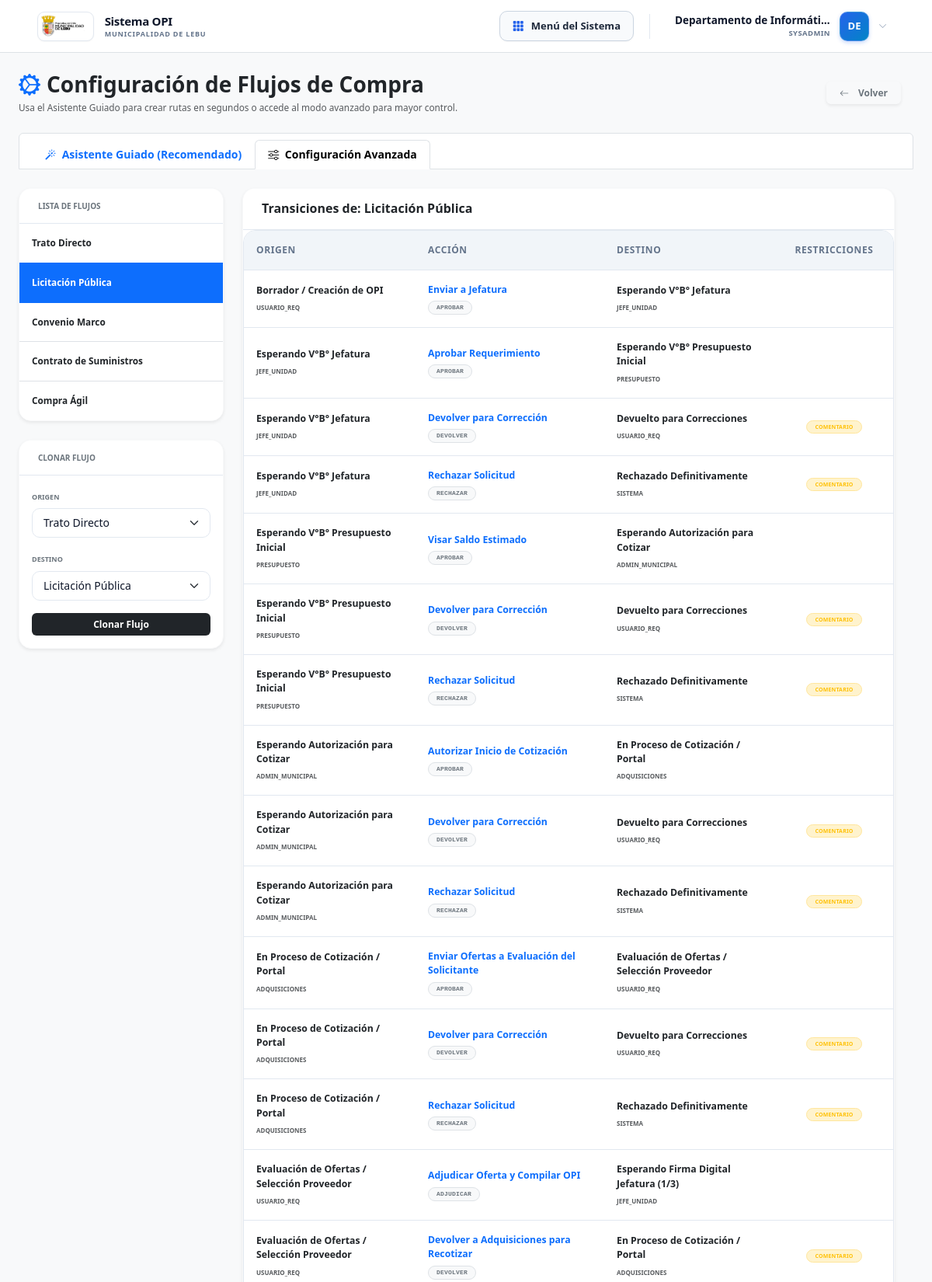
The page /mantenedor_flujos.php?tipo=3&tab=advanced (signed in, upper part) on the database its author committed.
### tables this page shows
CREATE TABLE `tipos_compra` (
  `id` int NOT NULL AUTO_INCREMENT,
  `codigo` varchar(50) NOT NULL,
  `nombre` varchar(150) NOT NULL,
  `limite_utm` decimal(10,2) DEFAULT NULL,
  `activo` tinyint(1) DEFAULT '1',
  `requiere_cotizacion` tinyint(1) DEFAULT '0',
  PRIMARY KEY (`id`)
);

CREATE TABLE `flujos_definicion` (
  `id` int NOT NULL AUTO_INCREMENT,
  `tipo_compra_id` int NOT NULL,
  `estado_actual` varchar(50) NOT NULL,
  `rango_utm_id` int DEFAULT NULL,
  `monto_min_utm` decimal(10,2) DEFAULT NULL,
  `monto_max_utm` decimal(10,2) DEFAULT NULL,
  `requiere_archivo` tinyint(1) DEFAULT '0',
  `accion_codigo` varchar(50) NOT NULL,
  `accion_label` varchar(100) NOT NULL,
  `estado_destino` varchar(50) NOT NULL,
  `requiere_comentario` tinyint(1) DEFAULT '0',
  PRIMARY KEY (`id`),
  KEY `fk_flujos_tipo` (`tipo_compra_id`),
  KEY `fk_flujos_est_act` (`estado_actual`),
  KEY `fk_flujos_est_dest` (`estado_destino`),
  CONSTRAINT `fk_flujos_est_act` FOREIGN KEY (`estado_actual`) REFERENCES `estados_tramite` (`codigo`) ON DELETE CASCADE,
  CONSTRAINT `fk_flujos_est_dest` FOREIGN KEY (`estado_destino`) REFERENCES `estados_tramite` (`codigo`) ON DELETE CASCADE,
  CONSTRAINT `fk_flujos_tipo` FOREIGN KEY (`tipo_compra_id`) REFERENCES `tipos_compra` (`id`) ON DELETE CASCADE
);

CREATE TABLE `estados_tramite` (
  `codigo` varchar(50) NOT NULL,
  `nombre` varchar(100) NOT NULL,
  `rol_responsable` varchar(50) NOT NULL,
  `descripcion` varchar(255) DEFAULT NULL,
  PRIMARY KEY (`codigo`)
);

### mantenedor_flujos.php (the view, shortened to what this page needs)
<?php
require_once __DIR__ . '/config.php';
$tipo_seleccionado_id = $_GET['tipo'] ?? null;
$tipos_compra = $pdo->query("SELECT * FROM tipos_compra WHERE activo = 1 ORDER BY id ASC")->fetchAll();
$estados_raw = $pdo->query("SELECT * FROM estados_tramite ORDER BY rol_responsable ASC, nombre ASC")->fetchAll();
$mapa_estados = [];
foreach ($estados_raw as $e) {
    $mapa_estados[$e['codigo']] = $e;
}
$flujos_raw = [];
if ($tipo_seleccionado_id) {
    $stmtF = $pdo->prepare("SELECT * FROM flujos_definicion WHERE tipo_compra_id = ?");
    $stmtF->execute([$tipo_seleccionado_id]);
    $flujos_raw = $stmtF->fetchAll();
}
?>
<!DOCTYPE html>
<html lang="es" data-bs-theme="light">
<head>
    <?php
    include __DIR__ . '/head.php';
    ?>
</head>
<body class="bg-light text-slate-800 font-sans d-flex flex-column min-vh-100">
    <?php include __DIR__ . '/nav.php'; ?>
    <div class="container mt-4 px-3 px-md-4">
        <div class="row align-items-center mb-4 g-3">
            <div class="col-12 col-md">
                <h1 class="h3 fw-bold text-dark mb-1 d-flex align-items-center gap-2">
                    <i class="bi bi-gear-wide-connected text-primary"></i>
                    Configuración de Flujos de Compra
                </h1>
                <p class="text-muted small mb-0">Usa el Asistente Guiado para crear rutas en segundos o accede al modo avanzado para mayor control.</p>
            </div>
            <div class="col-12 col-md-auto text-start text-md-end">
                <a href="mis_solicitudes.php" class="btn btn-outline-secondary btn-sm px-3 shadow-sm font-bold">
                    <i class="bi bi-arrow-left me-1"></i> Volver
                </a>
            </div>
        </div>
        <ul class="nav nav-tabs mb-4 bg-white rounded-top border px-3 pt-2">
            <li class="nav-item">
                <button onclick="switchTab('wizard')" id="btn-tab-wizard" class="nav-link active fw-bold text-sm">
                    <i class="bi bi-magic me-1"></i> Asistente Guiado (Recomendado)
                </button>
            </li>
            <li class="nav-item">
                <button onclick="switchTab('advanced')" id="btn-tab-advanced" class="nav-link fw-bold text-sm">
                    <i class="bi bi-sliders me-1"></i> Configuración Avanzada
                </button>
            </li>
        </ul>
        <div id="panel-advanced" class="tab-panel d-none">
            <div class="row g-4">
                <div class="col-lg-3">
                    <div class="card shadow-sm border-light mb-4">
                        <div class="card-header bg-white py-3">
                            <h6 class="fw-bold mb-0 text-secondary small text-uppercase" style="font-size: 10px;">Lista de Flujos</h6>
                        </div>
                        <div class="list-group list-group-flush">
                            <?php foreach($tipos_compra as $tc): ?>
                                <a href="?tipo=<?= $tc['id'] ?>&tab=advanced" class="list-group-item list-group-item-action py-3 small fw-bold <?= $tc['id'] == $tipo_seleccionado_id ? 'active' : '' ?>">
                                    <?= htmlspecialchars($tc['nombre']) ?>
                                </a>
                            <?php endforeach; ?>
                        </div>
                    </div>
                    <div class="card shadow-sm border-light">
                        <div class="card-header bg-white py-3">
                            <h6 class="fw-bold mb-0 text-secondary small text-uppercase" style="font-size: 10px;">Clonar Flujo</h6>
                        </div>
                        <div class="card-body p-3">
                            <form method="POST" onsubmit="return confirm('¿Copiar este flujo?')">
                                <div class="mb-3">
                                    <label class="form-label text-secondary small text-uppercase" style="font-size: 9px; font-weight: bold;">Origen</label>
                                    <select name="origen_tipo_id" class="form-select form-select-sm text-xs">
                                        <?php foreach($tipos_compra as $tc): ?>
                                            <option value="<?= $tc['id'] ?>"><?= htmlspecialchars($tc['nombre']) ?></option>
                                        <?php endforeach; ?>
                                    </select>
                                </div>
                                <div class="mb-3">
                                    <label class="form-label text-secondary small text-uppercase" style="font-size: 9px; font-weight: bold;">Destino</label>
                                    <select name="destino_tipo_id" class="form-select form-select-sm text-xs">
                                        <?php foreach($tipos_compra as $tc): ?>
                                            <option value="<?= $tc['id'] ?>" <?= $tc['id'] == $tipo_seleccionado_id ? 'selected' : '' ?>><?= htmlspecialchars($tc['nombre']) ?></option>
                                        <?php endforeach; ?>
                                    </select>
                                </div>
                                <button type="submit" class="btn btn-dark btn-sm w-100 fw-bold">Clonar Flujo</button>
                            </form>
                        </div>
                    </div>
                </div>
                <div class="col-lg-9">
                    <div class="card shadow-sm border-light mb-4">
                        <div class="card-header bg-white py-3">
                            <h6 class="fw-bold mb-0 text-dark">Transiciones de: <?= htmlspecialchars($tipos_compra[array_search($tipo_seleccionado_id, array_column($tipos_compra, 'id'))]['nombre'] ?? '') ?></h6>
                        </div>
                        <div class="table-responsive rounded-bottom">
                            <table class="table table-hover align-middle mb-0">
                                <thead class="table-light text-uppercase small" style="font-size: 10px;">
                                    <tr>
                                        <th class="p-3">Origen</th>
                                        <th class="p-3">Acción</th>
                                        <th class="p-3">Destino</th>
                                        <th class="p-3 text-center" style="width: 140px;">Restricciones</th>
                                        <th class="p-3 text-center" style="width: 120px;">Acciones</th>
                                    </tr>
                                </thead>
                                <tbody class="divide-y divide-gray-100 bg-white">
                                    <?php foreach ($flujos_raw as $f):
                                        $origen = $mapa_estados[$f['estado_actual']] ?? ['nombre' => $f['estado_actual'], 'rol_responsable' => 'SISTEMA'];
                                        $destino = $mapa_estados[$f['estado_destino']] ?? ['nombre' => $f['estado_destino'], 'rol_responsable' => 'SISTEMA'];
                                    ?>
                                    <tr>
                                        <td class="p-3">
                                            <div class="fw-bold text-dark small"><?= htmlspecialchars($origen['nombre']) ?></div>
                                            <span class="text-muted uppercase" style="font-size: 8px; font-weight: bold;"><?= htmlspecialchars($origen['rol_responsable']) ?></span>
                                        </td>
                                        <td class="p-3">
                                            <div class="fw-bold text-primary small"><?= htmlspecialchars($f['accion_label']) ?></div>
                                            <span class="badge bg-light text-secondary font-monospace border mt-0.5" style="font-size: 8px;"><?= htmlspecialchars($f['accion_code'] ?? $f['accion_codigo']) ?></span>
                                        </td>
                                        <td class="p-3">
                                            <div class="fw-semibold text-dark small"><?= htmlspecialchars($destino['nombre']) ?></div>
                                            <span class="text-muted uppercase" style="font-size: 8px; font-weight: bold;"><?= htmlspecialchars($destino['rol_responsable']) ?></span>
                                        </td>
                                        <td class="p-3 text-center">
                                            <div class="d-flex flex-column gap-1 align-items-center">
                                                <?php if ($f['requiere_comentario']): ?><span class="badge bg-warning-subtle text-warning border border-warning-subtle text-uppercase" style="font-size: 7px;">Comentario</span><?php endif; ?>
                                            </div>
                                        </td>
                                        <td class="p-3 text-center">
                                        </td>
                                    </tr>
                                    <?php endforeach; ?>
                                </tbody>
                            </table>
                        </div>
                    </div>
                </div>
            </div>
        </div>
    </div>
</body>
</html>

### css/saas-theme.css (style rules this page uses)
:root { --bg-body: #f8fafc; --bg-card: #ffffff; --text-main: #0f172a; --text-muted: #64748b; --text-light: #94a3b8; --border-color: #e2e8f0; --border-focus: #3b82f6; --primary: #2563eb; --primary-hover: #1d4ed8; --primary-light: #eff6ff; --success: #10b981; --success-light: #ecfdf5; --warning: #f59e0b; --warning-light: #fffbeb; --danger: #ef4444; --danger-light: #fef2f2; --info: #06b6d4; --info-light: #ecfeff; --radius-sm: 6px; --radius-md: 10px; --radius-lg: 16px; --shadow-subtle: 0 1px 3px rgba(0,0,0,0.05), 0 1px 2px rgba(0,0,0,0.03); --shadow-card: 0 4px 6px -1px rgba(0, 0, 0, 0.05), 0 2px 4px -2px rgba(0, 0, 0, 0.03); --shadow-elevated: 0 20px 25px -5px rgba(0, 0, 0, 0.08), 0 8px 10px -6px rgba(0, 0, 0, 0.03); }
* { box-sizing: border-box; }
body { font-family: 'Inter', -apple-system, BlinkMacSystemFont, "Segoe UI", Roboto, Helvetica, Arial, sans-serif; font-variant-numeric: normal; background-color: var(--bg-body); color: var(--text-main); min-height: 100vh; font-size: 13.5px; line-height: 1.5; -webkit-font-smoothing: antialiased; }

### rows shown on the page
tipos_compra: nombre "Trato Directo"
tipos_compra: nombre "Licitación Pública"
tipos_compra: nombre "Convenio Marco"
tipos_compra: nombre "Contrato de Suministros"
tipos_compra: nombre "Compra Ágil"
flujos_definicion: estado_actual.nombre "Borrador / Creación de OPI", estado_actual.rol_responsable "USUARIO_REQ", accion_label "Enviar a Jefatura", accion_codigo "APROBAR", estado_destino.nombre "Esperando V°B° Jefatura", estado_destino.rol_responsable "JEFE_UNIDAD"
flujos_definicion: estado_actual.nombre "Esperando V°B° Jefatura", estado_actual.rol_responsable "JEFE_UNIDAD", accion_label "Aprobar Requerimiento", accion_codigo "APROBAR", estado_destino.nombre "Esperando V°B° Presupuesto Inicial", estado_destino.rol_responsable "PRESUPUESTO"
flujos_definicion: estado_actual.nombre "Esperando V°B° Jefatura", estado_actual.rol_responsable "JEFE_UNIDAD", accion_label "Devolver para Corrección", accion_codigo "DEVOLVER", estado_destino.nombre "Devuelto para Correcciones", estado_destino.rol_responsable "USUARIO_REQ", requiere_comentario "COMENTARIO"
flujos_definicion: estado_actual.nombre "Esperando V°B° Jefatura", estado_actual.rol_responsable "JEFE_UNIDAD", accion_label "Rechazar Solicitud", accion_codigo "RECHAZAR", estado_destino.nombre "Rechazado Definitivamente", estado_destino.rol_responsable "SISTEMA", requiere_comentario "COMENTARIO"
flujos_definicion: estado_actual.nombre "Esperando V°B° Presupuesto Inicial", estado_actual.rol_responsable "PRESUPUESTO", accion_label "Visar Saldo Estimado", accion_codigo "APROBAR", estado_destino.nombre "Esperando Autorización para Cotizar", estado_destino.rol_responsable "ADMIN_MUNICIPAL"
flujos_definicion: estado_actual.nombre "Esperando V°B° Presupuesto Inicial", estado_actual.rol_responsable "PRESUPUESTO", accion_label "Devolver para Corrección", accion_codigo "DEVOLVER", estado_destino.nombre "Devuelto para Correcciones", estado_destino.rol_responsable "USUARIO_REQ", requiere_comentario "COMENTARIO"
flujos_definicion: estado_actual.nombre "Esperando V°B° Presupuesto Inicial", estado_actual.rol_responsable "PRESUPUESTO", accion_label "Rechazar Solicitud", accion_codigo "RECHAZAR", estado_destino.nombre "Rechazado Definitivamente", estado_destino.rol_responsable "SISTEMA", requiere_comentario "COMENTARIO"
flujos_definicion: estado_actual.nombre "Esperando Autorización para Cotizar", estado_actual.rol_responsable "ADMIN_MUNICIPAL", accion_label "Autorizar Inicio de Cotización", accion_codigo "APROBAR", estado_destino.nombre "En Proceso de Cotización / Portal", estado_destino.rol_responsable "ADQUISICIONES"
flujos_definicion: estado_actual.nombre "Esperando Autorización para Cotizar", estado_actual.rol_responsable "ADMIN_MUNICIPAL", accion_label "Devolver para Corrección", accion_codigo "DEVOLVER", estado_destino.nombre "Devuelto para Correcciones", estado_destino.rol_responsable "USUARIO_REQ", requiere_comentario "COMENTARIO"
flujos_definicion: estado_actual.nombre "Esperando Autorización para Cotizar", estado_actual.rol_responsable "ADMIN_MUNICIPAL", accion_label "Rechazar Solicitud", accion_codigo "RECHAZAR", estado_destino.nombre "Rechazado Definitivamente", estado_destino.rol_responsable "SISTEMA", requiere_comentario "COMENTARIO"
flujos_definicion: estado_actual.nombre "En Proceso de Cotización / Portal", estado_actual.rol_responsable "ADQUISICIONES", accion_label "Enviar Ofertas a Evaluación del Solicitante", accion_codigo "APROBAR", estado_destino.nombre "Evaluación de Ofertas / Selección Proveedor", estado_destino.rol_responsable "USUARIO_REQ"
flujos_definicion: estado_actual.nombre "En Proceso de Cotización / Portal", estado_actual.rol_responsable "ADQUISICIONES", accion_label "Devolver para Corrección", accion_codigo "DEVOLVER", estado_destino.nombre "Devuelto para Correcciones", estado_destino.rol_responsable "USUARIO_REQ", requiere_comentario "COMENTARIO"
flujos_definicion: estado_actual.nombre "En Proceso de Cotización / Portal", estado_actual.rol_responsable "ADQUISICIONES", accion_label "Rechazar Solicitud", accion_codigo "RECHAZAR", estado_destino.nombre "Rechazado Definitivamente", estado_destino.rol_responsable "SISTEMA", requiere_comentario "COMENTARIO"
flujos_definicion: estado_actual.nombre "Evaluación de Ofertas / Selección Proveedor", estado_actual.rol_responsable "USUARIO_REQ", accion_label "Adjudicar Oferta y Compilar OPI", accion_codigo "ADJUDICAR", estado_destino.nombre "Esperando Firma Digital Jefatura (1/3)", estado_destino.rol_responsable "JEFE_UNIDAD"
flujos_definicion: estado_actual.nombre "Evaluación de Ofertas / Selección Proveedor", estado_actual.rol_responsable "USUARIO_REQ", accion_label "Devolver a Adquisiciones para Recotizar", accion_codigo "DEVOLVER", estado_destino.nombre "En Proceso de Cotización / Portal", estado_destino.rol_responsable "ADQUISICIONES", requiere_comentario "COMENTARIO"

### other values the page prints
$user_name "Departamento de Informáti…"
$rol === 'SYSADMIN' ? 'SYSADMIN' : $rol "SYSADMIN"
substr($user_name, 0, 2) "DE"
form field origen_tipo_id "Trato Directo"
form field destino_tipo_id "Licitación Pública"
